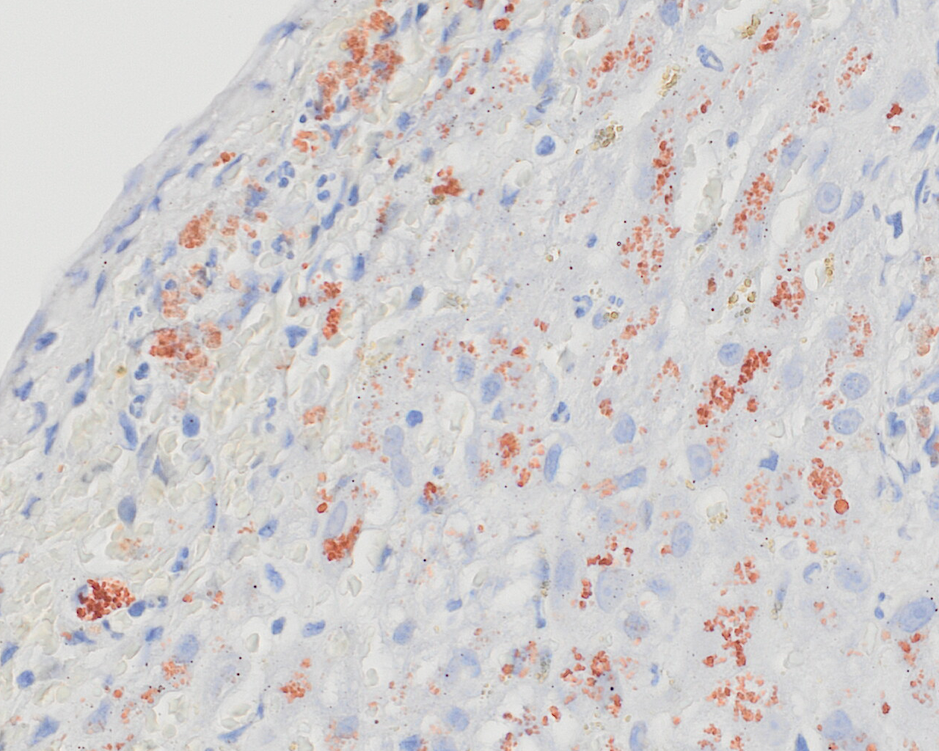
//> input picture analytics/module_DCPAH/C++/Copper/SP140007338_img_019.tif, 939 x 751 px, shrunk from 1280 x 1024 before the run
$ ./DCPAH-Copper SP140007338_img_019.tif SP140007338_img_020.tif   (built with g++ and OpenCV 4)
//> lines starting //> are read from the running program, lines starting //| are printed output that depends on the picture; after the words box and inside, x2 and y2 are one past the last pixel; in counts of white or black regions, pixels touching at a corner belong together
#include <opencv2/core/core.hpp>
#include <opencv2/highgui/highgui.hpp>
#include <opencv2/imgproc/imgproc.hpp>
#include <iostream>
#include <cmath>
#include <fstream>
#include <string>

// Hard-coded numbers
#define MINIMUM_CELL_CONTOUR_SIZE 10
#define MINIMUM_CELL_SIZE 5

// Function headers
void analyze(cv::Mat&, std::string, std::string, std::string);

int main(int argc, char* argv[]) {
// Function checks for potential errors in arguments and leads to other functions

// Checks if there were enough input parameters
	if (argc < 3)
	{
		std::cout << "Not enough arguments" << std::endl;
		return -1;
	}

// Initialize name of image and remove extension
	std::string name = argv[1];
        std::string image_path = name.substr(0, name.find_last_of("/"));
        std::string project = image_path.substr(image_path.find_last_of("/")+1);
        std::string set = argv[2];
	name = name.substr(name.find_last_of("/")+1, name.find(".",0));

// Imports image as is
	cv::Mat img = cv::imread(argv[1], CV_LOAD_IMAGE_COLOR);
//> img is the input picture: 751 rows x 939 cols, CV_8UC3; mean B, G, R 206.4, 205.8, 209.4

// Checks if image exists
	if (!img.data)
	{
		std::cout << "Could not open or find image" << std::endl;
		return -1;
	}

// Checks number of channels of image to avoid potential error
	if (img.channels() == 1)
	{
		std::cout << "Wrong number of channels" << std::endl;
		return -1;
	}

// Heads into analyze copper function
	analyze(img, name, project, set);

// Exits program
	return 0;
}


void analyze (cv::Mat &image, std::string file_name, std::string project, std::string set) {
//> called with file_name = "SP140007338_img_019", project = "SP140007338_img_019.tif", set = "SP140007338_img_020.tif"
// Function detects vessels within image and returns mask with vessel contours

// Start of thresholding
	cv::Mat mask1 = cv::Mat::zeros(image.size(), CV_8UC1);
	cv::Mat mask2 = cv::Mat::zeros(image.size(), CV_8UC1);
	cv::Mat m1, m2, m3;

// Threshold a mask to calculate cells
	cv::inRange(image, cv::Scalar(0,0,165), cv::Scalar(155,160,200), mask1);
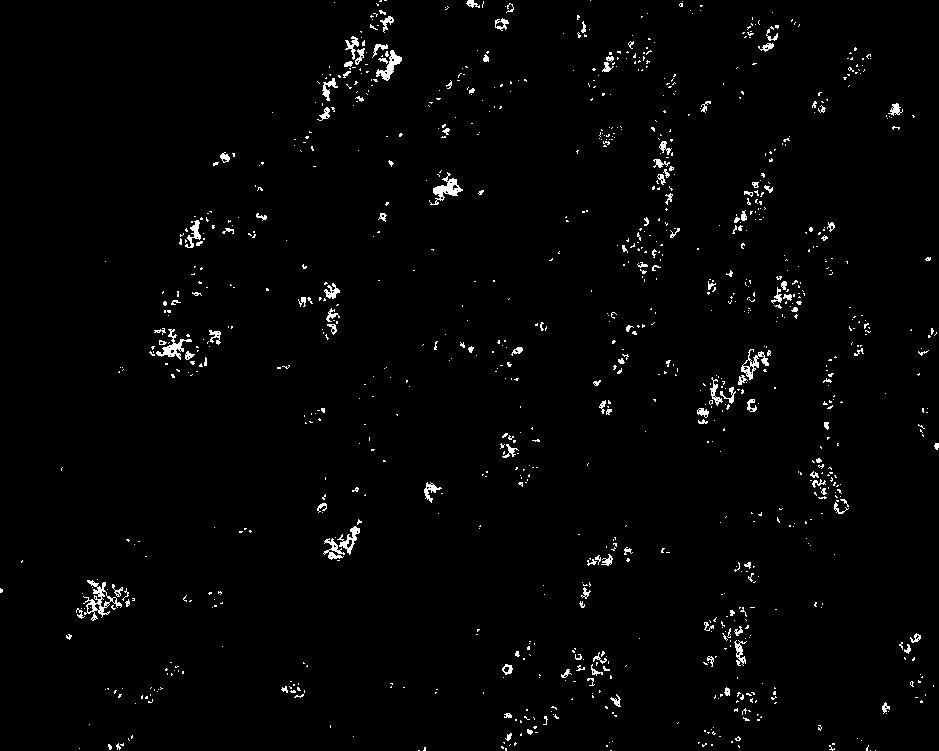
//> mask1: 751 rows x 939 cols, CV_8UC1; 1.7% white in thin lines or dots
	cv::inRange(image, cv::Scalar(0,0,165), cv::Scalar(155,120,200), mask2);
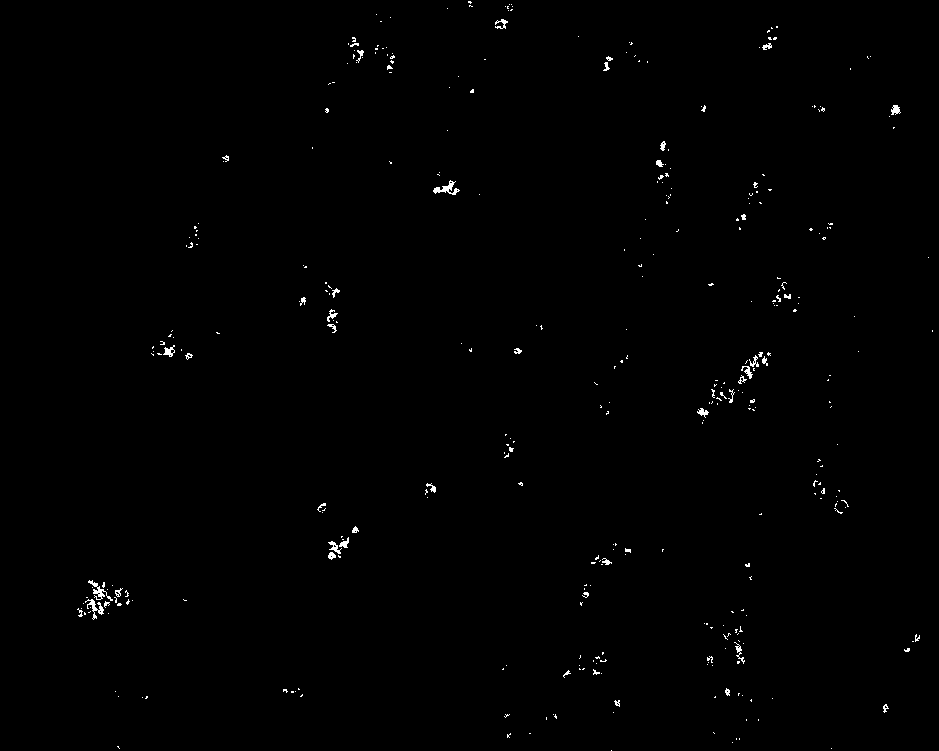
//> mask2: 751 rows x 939 cols, CV_8UC1; 0.48% white in thin lines or dots

// -----------------Start of cell detection ------------------------

// Find contours of the binary image
	std::vector<std::vector<cv::Point> > c1_cnt;
        std::vector<std::vector<cv::Point> > c2_cnt;
	cv::findContours(mask1, c1_cnt, CV_RETR_LIST, CV_CHAIN_APPROX_NONE);
//> c1_cnt = 1225 contours, 1142 with area under 20; largest, box (x1, y1, x2, y2) and area: (83, 580, 122, 621) 448, (429, 172, 463, 205) 306, (741, 349, 769, 380) 250, (156, 329, 192, 360) 244, (376, 50, 402, 81) 240
	cv::findContours(mask2, c2_cnt, CV_RETR_LIST, CV_CHAIN_APPROX_NONE);
//> c2_cnt = 408 contours, 382 with area under 20; largest, box (x1, y1, x2, y2) and area: (433, 180, 460, 195) 112, (85, 599, 104, 620) 84, (88, 580, 113, 601) 83, (163, 345, 175, 357) 59, (328, 541, 342, 554) 50

// Initialize variables needed for loops ahead
	float cell_area = 0;
	float tissue_area = 0;
	float ind_cell_area;
	float normalized;

	if (c2_cnt.size() > MINIMUM_CELL_CONTOUR_SIZE) {
     		for (int i = 0; i < c1_cnt.size(); i++) {
			ind_cell_area = cv::contourArea(c1_cnt[i]);
// Check if cell is average size and circular enough and record count and size
			if (ind_cell_area > MINIMUM_CELL_SIZE) {
				cell_area += ind_cell_area;
			}
		}
//> this loop made 1225 passes
//> (ind_cell_area, cell_area) on passes 76, 95, 119, 153, 155, 161, 162, 180, 185, 196, 201, 212: (34.5, 151.5), (39.5, 199), (28, 247.5), (28.5, 328.5), (27.5, 356), (28.5, 403), (68.5, 471.5), (25, 496.5), (28, 543.5), (22, 591.5), (102.5, 694), (41, 756.5)
//> after the loop, cell_area = 7008
	} else {
 		for (int i = 0; i < c2_cnt.size(); i++) {
			cell_area +=  cv::contourArea(c2_cnt[i]);
 		}
	}


// Write information into file
	std::ofstream file_str;
	std::string cell_file = "output.txt";
	file_str.open(cell_file.c_str());

// TODO: find the area of tissue to provide accurate normalized value

  	file_str << "{\"type\": \"summary\", \"data\": ";
	file_str << "{\"Project\" : \"" << project << "\", \"Set\" : \""<< set;
        file_str << "\" ,\"File\" : \"" << file_name << "\", \"Total Cell Area\": ";
 	file_str << cell_area << ", \"Tissue Area\": " << cell_area;
        file_str << ", \"Normalized (Cell/Tissue)\":";
	file_str << cell_area << "}}" << std::endl;

	//file_str << "File\tTotal Cell Area\tTissue Area\tNormalized (Cell/Tissue)" << std::endl;
	//file_str << file_name << "\t" << cell_area << "\t" << "100%" << "\t" << cell_area << std::endl;
	file_str.close();
}

$ run again, on analytics/module_DCPAH/C++/Copper/SP140007338_img_021.tif
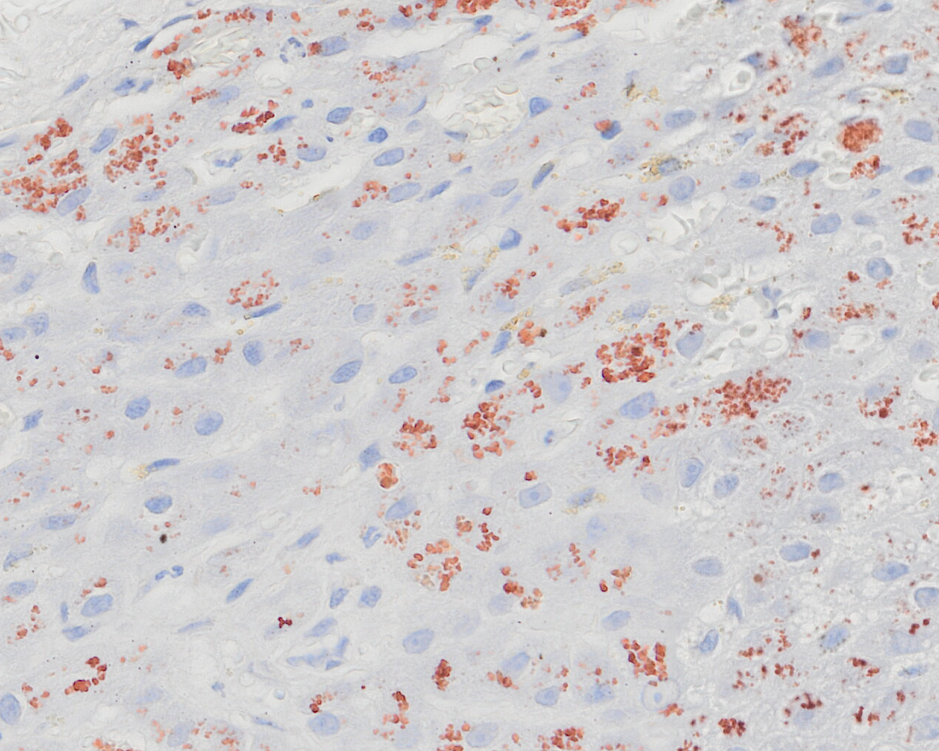
//> input picture analytics/module_DCPAH/C++/Copper/SP140007338_img_021.tif, 939 x 751 px, shrunk from 1280 x 1024 before the run
//> img is the input picture: 751 rows x 939 cols, CV_8UC3; mean B, G, R 205.6, 203.9, 208
//> in analyze, `cv::inRange(image, cv::Scalar(0,0,165), cv::Scalar(155,160,200), mask1);`:
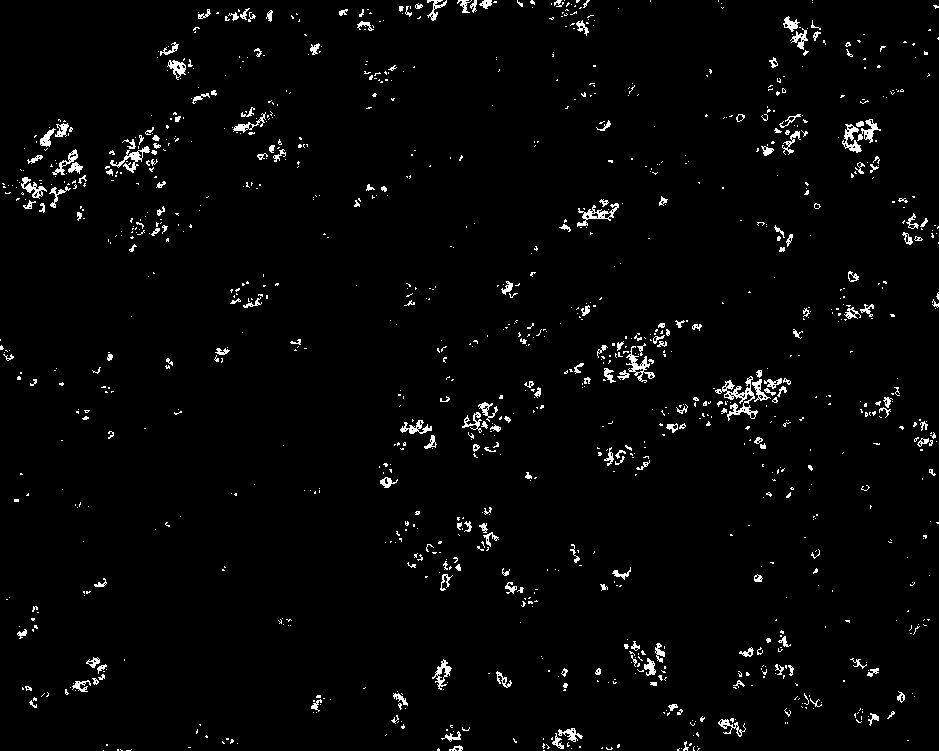
//> mask1: 751 rows x 939 cols, CV_8UC1; 2.5% white in thin lines or dots
//> in analyze, `cv::inRange(image, cv::Scalar(0,0,165), cv::Scalar(155,120,200), mask2);`:
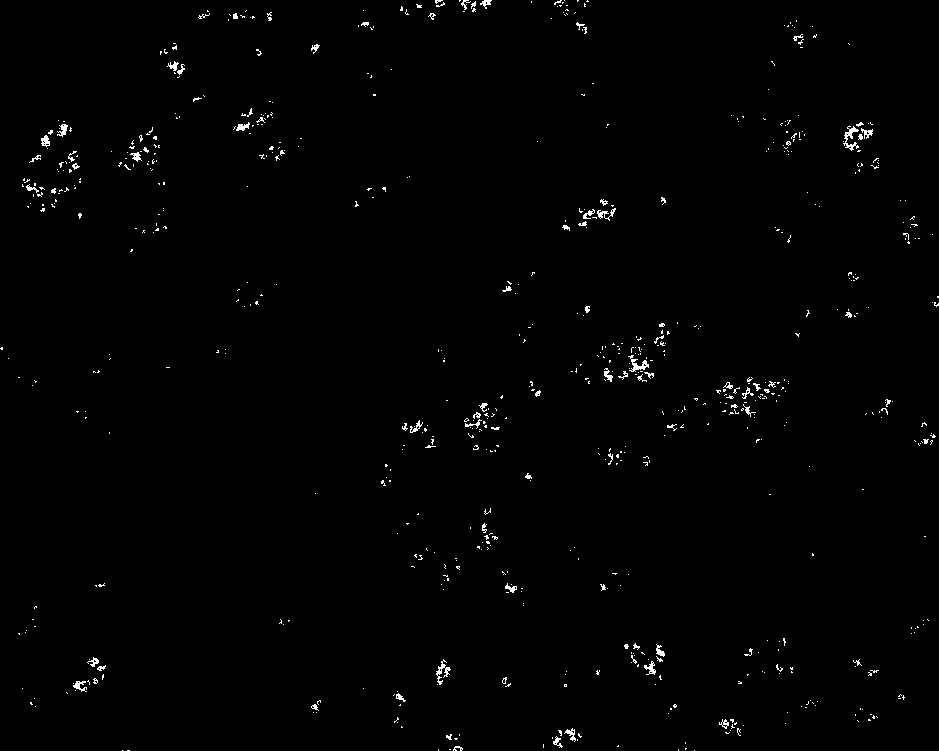
//> mask2: 751 rows x 939 cols, CV_8UC1; 0.83% white in thin lines or dots
//> c1_cnt = 1499 contours, 1352 with area under 20; largest, box (x1, y1, x2, y2) and area: (715, 376, 758, 421) 454, (577, 203, 619, 227) 267, (626, 346, 655, 383) 236, (110, 146, 150, 173) 218, (842, 124, 862, 153) 210
//> c2_cnt = 792 contours, 761 with area under 20; largest, box (x1, y1, x2, y2) and area: (843, 126, 859, 151) 100, (628, 355, 649, 372) 90, (436, 659, 451, 685) 78, (41, 135, 50, 147) 58, (644, 661, 656, 675) 57
//> the loop in analyze, `for (int i = 0; i < c1_cnt.size(); i++)` made 1499 passes
//> (ind_cell_area, cell_area) on passes 20, 45, 50, 56, 74, 80, 101, 111: (25.5, 25.5), (54, 99), (52.5, 157), (111.5, 282), (116.5, 429.5), (36.5, 492.5), (29.5, 544), (35.5, 602)
//> after the loop in analyze, `for (int i = 0; i < c1_cnt.size(); i++)`: cell_area = 11044
